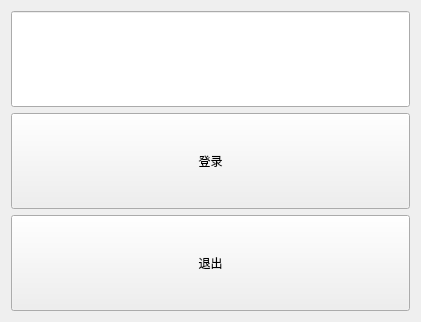
<?xml version="1.0" encoding="UTF-8"?>
<ui version="4.0">
 <class>Widget</class>
 <widget class="QWidget" name="Widget">
  <property name="geometry">
   <rect>
    <x>0</x>
    <y>0</y>
    <width>421</width>
    <height>322</height>
   </rect>
  </property>
  <property name="windowTitle">
   <string>Widget</string>
  </property>
  <layout class="QVBoxLayout" name="verticalLayout_2">
   <item>
    <layout class="QVBoxLayout" name="verticalLayout">
     <item>
      <widget class="QLineEdit" name="lineEdit_pwd">
       <property name="sizePolicy">
        <sizepolicy hsizetype="Expanding" vsizetype="Expanding">
         <horstretch>0</horstretch>
         <verstretch>0</verstretch>
        </sizepolicy>
       </property>
      </widget>
     </item>
     <item>
      <widget class="QPushButton" name="pushButton_login">
       <property name="sizePolicy">
        <sizepolicy hsizetype="Minimum" vsizetype="Expanding">
         <horstretch>0</horstretch>
         <verstretch>0</verstretch>
        </sizepolicy>
       </property>
       <property name="text">
        <string>登录</string>
       </property>
      </widget>
     </item>
     <item>
      <widget class="QPushButton" name="pushButton">
       <property name="sizePolicy">
        <sizepolicy hsizetype="Minimum" vsizetype="Expanding">
         <horstretch>0</horstretch>
         <verstretch>0</verstretch>
        </sizepolicy>
       </property>
       <property name="text">
        <string>退出</string>
       </property>
      </widget>
     </item>
    </layout>
   </item>
  </layout>
 </widget>
 <layoutdefault spacing="6" margin="11"/>
 <resources/>
 <connections/>
</ui>
